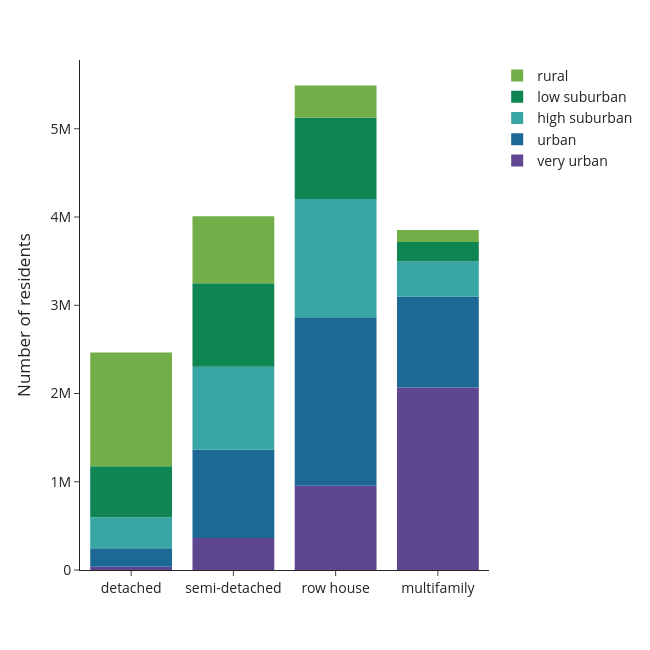

Notebook code for this chart:
### Code cell
df = use['n_hhdmem'+year].groupby(level=[1,3], sort=False).sum().reset_index()
    fig = px.bar(df, y='n_hhdmem'+year, x='typology_lab',color='density_lab', 
                 #text=df['percentage'].apply(lambda x: '{0:.1%}'.format(x)), 
                 labels={'n_hhdmem'+year:'Number of residents',
                         'typology_lab':'',
                         'density_lab':''}, 
                 template='simple_white', 
             color_discrete_sequence=px.colors.qualitative.Prism) 
    #fig.update_traces(textposition='inside')
    fig.update_layout(width=650, height=650, 
                      #xaxis_tickformat = '.0%',
                      font=dict(size=14),
                      legend=dict(
        traceorder='reversed',
        #orientation="h",
        #entrywidth=70,
        #yanchor="bottom",
        #y=1.02,
        #xanchor="left",
        #x=-0.25
    ))
    fig.update_traces(marker_line_width=0)
    fig.write_image('visualisations/'+class_name_short+'/stackedbars_cap_per_type_urb'+year+'.png', scale=3)
    fig.show()

### Figure 1 — Plotly figure (JSON) as saved in the notebook; plotly's stock layout.template omitted (floating-point values rounded to 4 significant figures)
{"data": [{"alignmentgroup": "True", "hovertemplate": "=%{x}<br>Number of residents=%{y}<extra></extra>", "legendgroup": "very urban", "marker": {"color": "rgb(95, 70, 144)", "line": {"width": 0}, "pattern": {"shape": ""}}, "name": "very urban", "offsetgroup": "very urban", "orientation": "v", "showlegend": true, "textposition": "auto", "type": "bar", "x": ["detached", "semi-detached", "row house", "multifamily"], "xaxis": "x", "y": [36340, 363020, 953795, 2066805], "yaxis": "y"}, {"alignmentgroup": "True", "hovertemplate": "=%{x}<br>Number of residents=%{y}<extra></extra>", "legendgroup": "urban", "marker": {"color": "rgb(29, 105, 150)", "line": {"width": 0}, "pattern": {"shape": ""}}, "name": "urban", "offsetgroup": "urban", "orientation": "v", "showlegend": true, "textposition": "auto", "type": "bar", "x": ["detached", "semi-detached", "row house", "multifamily"], "xaxis": "x", "y": [211320, 1000540, 1911680, 1032780], "yaxis": "y"}, {"alignmentgroup": "True", "hovertemplate": "=%{x}<br>Number of residents=%{y}<extra></extra>", "legendgroup": "high suburban", "marker": {"color": "rgb(56, 166, 165)", "line": {"width": 0}, "pattern": {"shape": ""}}, "name": "high suburban", "offsetgroup": "high suburban", "orientation": "v", "showlegend": true, "textposition": "auto", "type": "bar", "x": ["detached", "semi-detached", "row house", "multifamily"], "xaxis": "x", "y": [348795, 939740, 1339450, 395320], "yaxis": "y"}, {"alignmentgroup": "True", "hovertemplate": "=%{x}<br>Number of residents=%{y}<extra></extra>", "legendgroup": "low suburban", "marker": {"color": "rgb(15, 133, 84)", "line": {"width": 0}, "pattern": {"shape": ""}}, "name": "low suburban", "offsetgroup": "low suburban", "orientation": "v", "showlegend": true, "textposition": "auto", "type": "bar", "x": ["detached", "semi-detached", "row house", "multifamily"], "xaxis": "x", "y": [580490, 945035, 920535, 222805], "yaxis": "y"}, {"alignmentgroup": "True", "hovertemplate": "=%{x}<br>Number of residents=%{y}<extra></extra>", "legendgroup": "rural", "marker": {"color": "rgb(115, 175, 72)", "line": {"width": 0}, "pattern": {"shape": ""}}, "name": "rural", "offsetgroup": "rural", "orientation": "v", "showlegend": true, "textposition": "auto", "type": "bar", "x": ["detached", "semi-detached", "row house", "multifamily"], "xaxis": "x", "y": [1287190, 759325, 364730, 136165], "yaxis": "y"}], "layout": {"barmode": "relative", "font": {"size": 14}, "height": 650, "legend": {"title": {"text": ""}, "tracegroupgap": 0, "traceorder": "reversed"}, "margin": {"t": 60}, "width": 650, "xaxis": {"anchor": "y", "domain": [0, 1], "title": {"text": ""}}, "yaxis": {"anchor": "x", "domain": [0, 1], "title": {"text": "Number of residents"}}}}
